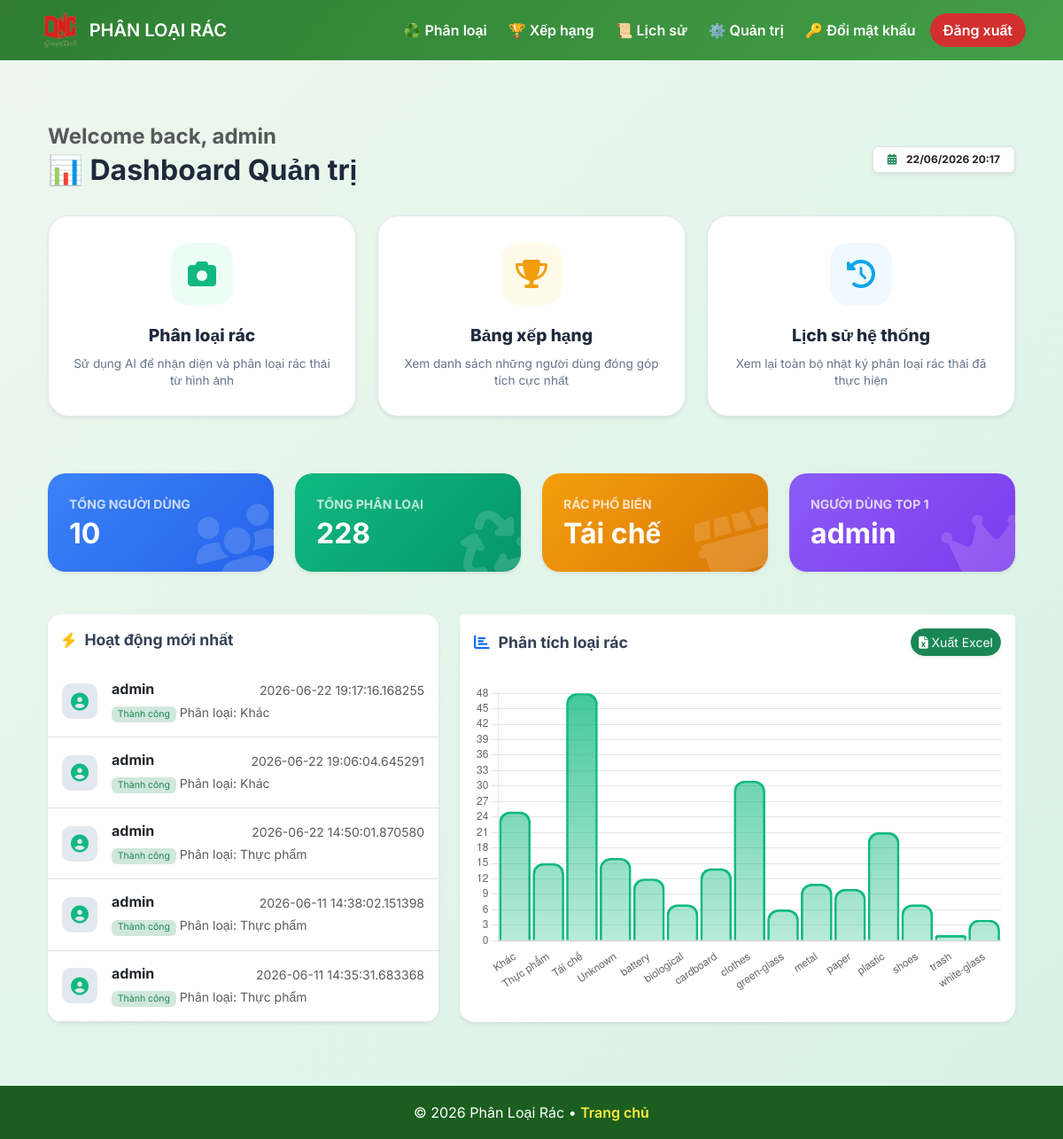
The app's page /home (signed in) with its own data.
### app.py (models this page shows)
class User(db.Model):
    id = db.Column(db.Integer, primary_key=True)
    username = db.Column(db.String(150), nullable=False, unique=True)
    password = db.Column(db.String(255))
    points = db.Column(db.Integer, default=0)

class UserActivity(db.Model):
    id = db.Column(db.Integer, primary_key=True)
    user_id = db.Column(db.Integer, db.ForeignKey('user.id'), nullable=False)
    action = db.Column(db.String(255), nullable=False)
    timestamp = db.Column(db.DateTime, default=datetime.utcnow)
    user = db.relationship("User", backref="activities")

### app.py (the view)
@app.route('/home')
def home():
    if 'user_id' not in session:
        return redirect('/login')
    user = db.session.get(User, session['user_id'])
    is_admin = user.username == "admin"
    username = user.username
    total_users = User.query.count()
    total_classify = db.session.query(
        func.count(UserActivity.id)
    ).filter(
        UserActivity.action.like("Phân loại:%")
    ).scalar()
    top_user_data = User.query.order_by(User.points.desc()).first()
    top_user = top_user_data.username if top_user_data else "None"
    waste_stats = db.session.query(
    UserActivity.action,
    func.count(UserActivity.id)
    ).filter(
    UserActivity.action.like("Phân loại:%")
    ).group_by(UserActivity.action).all()
    waste_labels = []
    waste_counts = []
    for action, count in waste_stats:
        waste = action.split(":")[1].strip()
        waste_labels.append(waste)
        waste_counts.append(count)
    if waste_counts:
        max_index = waste_counts.index(max(waste_counts))
        top_waste = waste_labels[max_index]
    else:
        top_waste = "None"
    recent_activity = db.session.query(
    User.username,
    UserActivity.action,
    UserActivity.timestamp
    ).join(
    User, User.id == UserActivity.user_id
    ).order_by(
    UserActivity.timestamp.desc()
    ).limit(5).all()
    now = datetime.now().strftime("%d/%m/%Y %H:%M")
    return render_template(
           "home.html",
     username=user.username,
     is_admin=is_admin,
     now=now,
     total_users=total_users,
     total_classify=total_classify,
     top_waste=top_waste,
     top_user=top_user,
     recent_activity=recent_activity,
     waste_labels=waste_labels,
     waste_counts=waste_counts
    )

### templates/home.html (shortened to what this page needs)
{% extends "base.html" %}
{% block content %}
<link rel="stylesheet" href="https://cdnjs.cloudflare.com/ajax/libs/font-awesome/6.4.2/css/all.min.css">
<div class="container-fluid py-4">
    <div class="d-flex justify-content-between align-items-center mb-4">
        <div>
            <h4 class="fw-bold text-muted mb-1">Welcome back, {{ username }}</h4>
            <h2 class="fw-bold">📊 Dashboard Quản trị</h2>
        </div>
        <div class="text-end">
            <span class="badge bg-white shadow-sm text-dark p-2 px-3 border">
                <i class="fas fa-calendar-alt text-success me-2"></i> {{ now }}
            </span>
        </div>
    </div>
    <div class="row mb-5">
        <div class="col-md-4 mb-3">
            <a href="/" class="action-card shadow-sm">
                <div class="icon-wrapper bg-soft-success">
                    <i class="fas fa-camera fa-2x"></i>
                </div>
                <div class="action-title">Phân loại rác</div>
                <div class="action-desc">Sử dụng AI để nhận diện và phân loại rác thải từ hình ảnh</div>
            </a>
        </div>
        <div class="col-md-4 mb-3">
            <a href="/leaderboard" class="action-card shadow-sm">
                <div class="icon-wrapper bg-soft-warning">
                    <i class="fas fa-trophy fa-2x"></i>
                </div>
                <div class="action-title">Bảng xếp hạng</div>
                <div class="action-desc">Xem danh sách những người dùng đóng góp tích cực nhất</div>
            </a>
        </div>
        <div class="col-md-4 mb-3">
            <a href="/history" class="action-card shadow-sm text-white">
                <div class="icon-wrapper bg-soft-info">
                    <i class="fas fa-history fa-2x"></i>
                </div>
                <div class="action-title">Lịch sử hệ thống</div>
                <div class="action-desc">Xem lại toàn bộ nhật ký phân loại rác thải đã thực hiện</div>
            </a>
        </div>
    </div>
    <div class="row g-4 mb-5">
        {% set kpis = [
            {'label': 'Tổng Người Dùng', 'value': total_users, 'color1': '#3b82f6', 'color2': '#2563eb', 'icon': 'fa-users'},
            {'label': 'Tổng Phân Loại', 'value': total_classify, 'color1': '#10b981', 'color2': '#059669', 'icon': 'fa-recycle'},
            {'label': 'Rác Phổ Biến', 'value': top_waste, 'color1': '#f59e0b', 'color2': '#d97706', 'icon': 'fa-dumpster'},
            {'label': 'Người Dùng Top 1', 'value': top_user, 'color1': '#8b5cf6', 'color2': '#7c3aed', 'icon': 'fa-crown'}
        ] %}
        {% for kpi in kpis %}
        <div class="col-md-3">
            <div class="card stat-card shadow-sm text-white p-4"
                 style="background: linear-gradient(135deg, {{ kpi.color1 }}, {{ kpi.color2 }})">
                <i class="fas {{ kpi.icon }} stat-icon-bg"></i>
                <div class="position-relative">
                    <p class="text-uppercase small fw-bold opacity-75 mb-1">{{ kpi.label }}</p>
                    <h2 class="fw-bold mb-0">{{ kpi.value }}</h2>
                </div>
            </div>
        </div>
        {% endfor %}
    </div>
    <div class="row g-4">
        <div class="col-lg-5">
            <div class="card border-0 shadow-sm rounded-4 overflow-hidden h-100">
                <div class="card-header bg-white py-3 border-0">
                    <div class="section-title">
                        <i class="fas fa-bolt text-warning"></i> Hoạt động mới nhất
                    </div>
                </div>
                <div class="card-body p-0">
                    <div class="list-group list-group-flush">
                        {% for act in recent_activity %}
                        <div class="list-group-item border-0 border-bottom d-flex align-items-center p-3">
                            <div class="user-avatar me-3">
                                <i class="fas fa-user-circle fa-lg"></i>
                            </div>
                            <div class="flex-grow-1">
                                <div class="d-flex justify-content-between">
                                    <h6 class="mb-0 fw-bold">{{ act.username if is_admin else 'User ' ~ loop.index }}</h6>
                                    <small class="text-muted small">{{ act.timestamp }}</small>
                                </div>
                                <p class="mb-0 text-muted small mt-1">
                                    <span class="badge bg-success-subtle text-success fw-normal">Thành công</span> {{ act[1] }}
                                </p>
                            </div>
                        </div>
                        {% else %}
                        <div class="p-5 text-center">
                            <p class="text-muted">Chưa có hoạt động nào</p>
                        </div>
                        {% endfor %}
                    </div>
                </div>
            </div>
        </div>
        <div class="col-lg-7">
            <div class="card border-0 shadow-sm rounded-4 h-100">
                <div class="card-header bg-white py-3 border-0 d-flex justify-content-between align-items-center">
                    <div class="section-title"><i class="fas fa-chart-bar text-primary"></i> Phân tích loại rác</div>
                    {% if is_admin %}
                    <a href="/export_excel" class="btn btn-success btn-sm rounded-pill shadow-sm">
                        <i class="fas fa-file-excel"></i> Xuất Excel
                    </a>
                    {% endif %}
                </div>
                <div class="card-body">
                    <div class="chart-container">
                        <canvas id="wasteChart"></canvas>
                    </div>
                </div>
            </div>
        </div>
    </div>
</div>
<script>
    document.addEventListener('DOMContentLoaded', function() {
        const ctx = document.getElementById('wasteChart').getContext('2d');
        const gradient = ctx.createLinearGradient(0, 0, 0, 400);
        gradient.addColorStop(0, 'rgba(16, 185, 129, 0.8)');
        gradient.addColorStop(1, 'rgba(16, 185, 129, 0.1)');
        new Chart(ctx, {
            type: 'bar',
            data: {
                labels: {{ waste_labels|safe }},
                datasets: [{
                    label: 'Số lần phân loại',
                    data: {{ waste_counts|safe }},
                    backgroundColor: gradient,
                    borderColor: '#10b981',
                    borderWidth: 2,
                    borderRadius: 12,
                    barThickness: 35
                }]
            },
            options: {
                responsive: true,
                maintainAspectRatio: false,
                plugins: { legend: { display: false } },
                scales: {
                    y: { beginAtZero: true, ticks: { stepSize: 1 } },
                    x: { grid: { display: false } }
                }
            }
        });
    });
</script>
{% endblock %}

### templates/base.html (style rules this page uses)
body { background: linear-gradient(135deg, #eef7ee, #d9f2e6); font-family: "Segoe UI", sans-serif; }

### templates/home.html (style rules this page uses)
:root { --primary-eco: #10b981; --secondary-eco: #059669; }
body { font-family: 'Inter', sans-serif; background-color: #f1f5f9; color: #1e293b; }
.action-card { background: #ffffff; border: 1px solid #e2e8f0; border-radius: 24px; padding: 30px 20px; text-decoration: none !important; display: flex; flex-direction: column; align-items: center; transition: all 0.4s cubic-bezier(0.175, 0.885, 0.32, 1.275); position: relative; overflow: hidden; height: 100%; }
.icon-wrapper { width: 70px; height: 70px; border-radius: 20px; display: flex; align-items: center; justify-content: center; margin-bottom: 20px; transition: all 0.3s ease; }
.bg-soft-success { background: #ecfdf5; color: #10b981; }
.bg-soft-warning { background: #fffbeb; color: #f59e0b; }
.bg-soft-info { background: #f0f9ff; color: #0ea5e9; }
.action-title { font-size: 1.2rem; font-weight: 800; color: #1e293b; margin-bottom: 8px; }
.action-desc { font-size: 0.85rem; color: #64748b; text-align: center; line-height: 1.4; }
.stat-card { border: none; border-radius: 20px; transition: all 0.3s ease; overflow: hidden; position: relative; }
.stat-icon-bg { position: absolute; right: -10px; bottom: -10px; font-size: 5rem; opacity: 0.15; transform: rotate(-15deg); }
.section-title { font-size: 1.1rem; font-weight: 700; color: #334155; display: flex; align-items: center; gap: 10px; }
.user-avatar { width: 40px; height: 40px; background: #e2e8f0; border-radius: 10px; display: flex; align-items: center; justify-content: center; color: var(--primary-eco); }
.chart-container { position: relative; height: 350px; width: 100%; }

### records on screen
User: username "admin", label "NGƯỜI DÙNG TOP 1", value "admin"
UserActivity: username "admin", timestamp "2026-06-22 19:17:16.168255", action "Phân loại: Khác"
UserActivity: username "admin", timestamp "2026-06-22 19:06:04.645291", action "Phân loại: Khác"
UserActivity: username "admin", timestamp "2026-06-22 14:50:01.870580", action "Phân loại: Thực phẩm"
UserActivity: username "admin", timestamp "2026-06-11 14:38:02.151398", action "Phân loại: Thực phẩm"
UserActivity: username "admin", timestamp "2026-06-11 14:35:31.683368", action "Phân loại: Thực phẩm"

### other values on screen
{{ kpi.label }} "TỔNG NGƯỜI DÙNG" "TỔNG PHÂN LOẠI" "RÁC PHỔ BIẾN"
{{ kpi.value }} "10" "228" "Tái chế"
chart data {{ waste_counts|safe }} [25, 15, 48, 16, 12, 7, 14, 31, 6, 11, 10, 21, 7, 1, 4]
